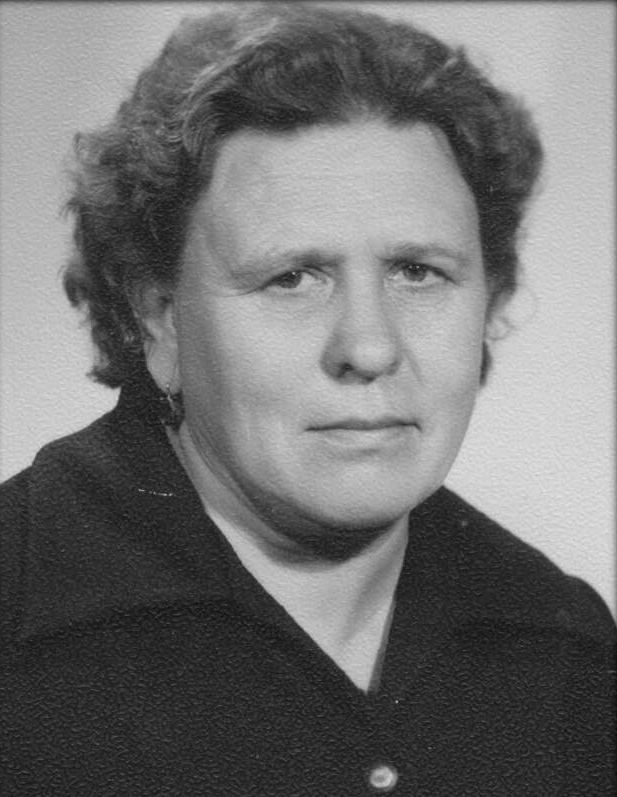
#> input picture orders/active/ORD-2026-003/source.jpg, 617 x 797 px
$ python portrait-metrics.py ../orders/active/ORD-2026-003/source.jpg
#> lines starting #> are read from the running program, lines starting #| are printed output that depends on the picture; after the words box and inside, x2 and y2 are one past the last pixel; in counts of white or black regions, pixels touching at a corner belong together
#!/usr/bin/env python3
"""Метрики портрета для гравировки — сравнимо с выходом пайплайна.

Использование:
    python3 portrait-metrics.py <путь_к_изображению>

Поддерживает: PNG, JPEG, BMP, TIFF (любой формат PIL).
Автоматически переводит в Grayscale если нужно.

Зоны определяются приблизительно по геометрии (верх/центр = лицо).
Для точных зон нужна маска лица — см. комментарий в коде.
"""

import sys
import numpy as np
from PIL import Image
from scipy.ndimage import binary_dilation


def analyze(filepath):
#> called with filepath = '../orders/active/ORD-2026-003/source.jpg'
    img = Image.open(filepath)
#> img is the input picture: PIL image 617x797 RGBA; mean R, G, B, A 114, 114, 114, 255
    if img.mode != "L":
        img = img.convert("L")
#> img: PIL image 617x797 L
    arr = np.array(img, dtype=np.float32)
    h, w = arr.shape
#> h = 797; w = 617

    print(f"Файл: {filepath}")
    print(f"Размер: {w}x{h}, режим: L")
#| Размер: 617x797, режим: L
    print()

    # Субъект: не-чёрные пиксели (порог 15 чтобы не ловить шум)
    subject = arr > 15
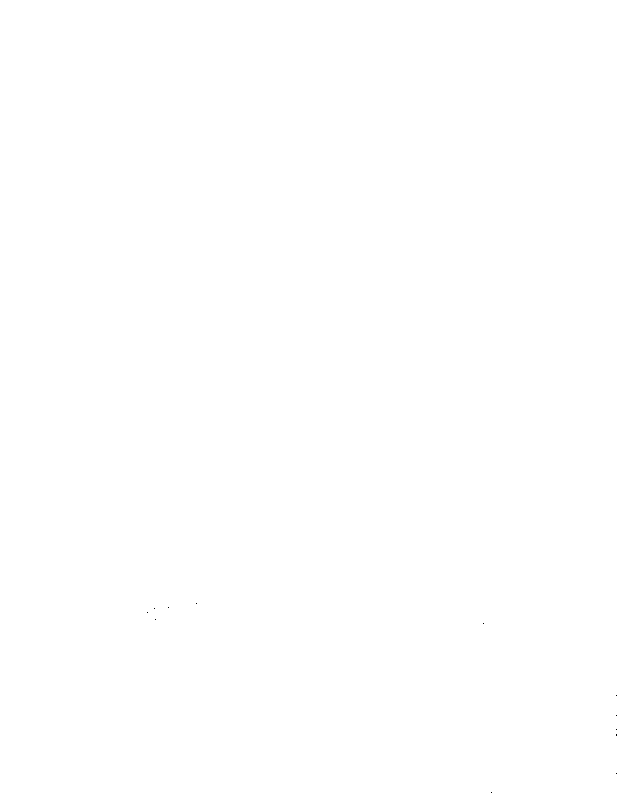
#> subject: shape (797, 617) bool; 100% white; black in thin lines or dots, all inside (x1, y1, x2, y2) = (147, 603, 617, 793)
    bg = ~subject
    subject_px = arr[subject]

    if subject.sum() == 0:
        print("ОШИБКА: не найден субъект (все пиксели < 15)")
        sys.exit(1)

    # === ЗОНЫ (геометрическая аппроксимация) ===
    # Лицо: верхние 8-40% по высоте, центральные 60% по ширине
    face_top = int(h * 0.08)
#> face_top = 63
    face_bottom = int(h * 0.40)
#> face_bottom = 318
    face_left = int(w * 0.20)
#> face_left = 123
    face_right = int(w * 0.80)
#> face_right = 493

    face_region = np.zeros_like(subject)
    face_region[face_top:face_bottom, face_left:face_right] = True
    face_region = face_region & subject
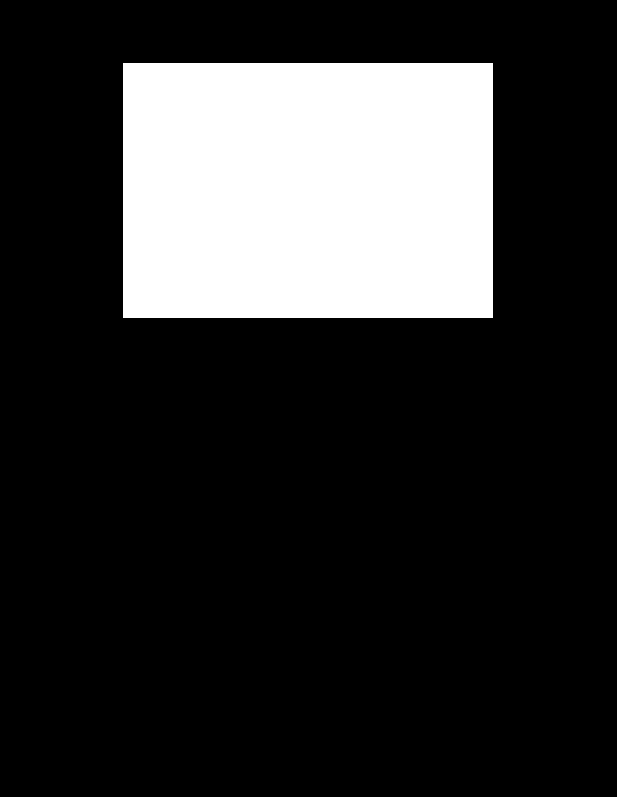
#> face_region: shape (797, 617) bool; 19.2% white; 1 white region, box (x1, y1, x2, y2) and area: (123, 63, 493, 318) 94350

    face_pixels = arr[face_region]
    if len(face_pixels) == 0:
        print("ОШИБКА: не найдены пиксели лица в ожидаемой зоне")
        sys.exit(1)

    face_median = np.median(face_pixels)
#> face_median = 126

    # face_skin: освещённая кожа (выше median - 15)
    face_skin_mask = face_region & (arr > face_median - 15)
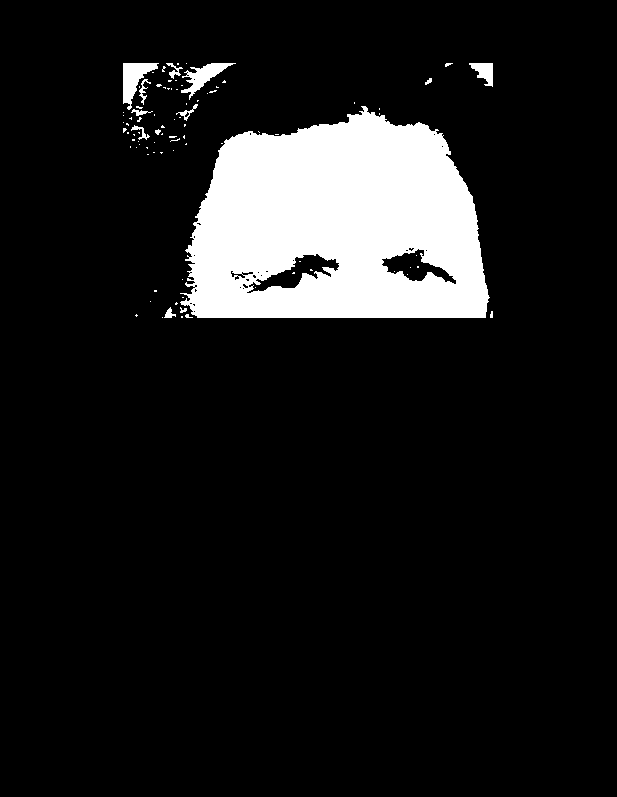
#> face_skin_mask: shape (797, 617) bool; 10.6% white; 90 white regions (77 under 20 px), largest, box (x1, y1, x2, y2) and area: (180, 106, 490, 318) 49323, (123, 63, 159, 110) 765, (181, 63, 236, 100) 667
    # face_dark: тени, борода, брови (ниже median - 15)
    face_dark_mask = face_region & (arr <= face_median - 15)
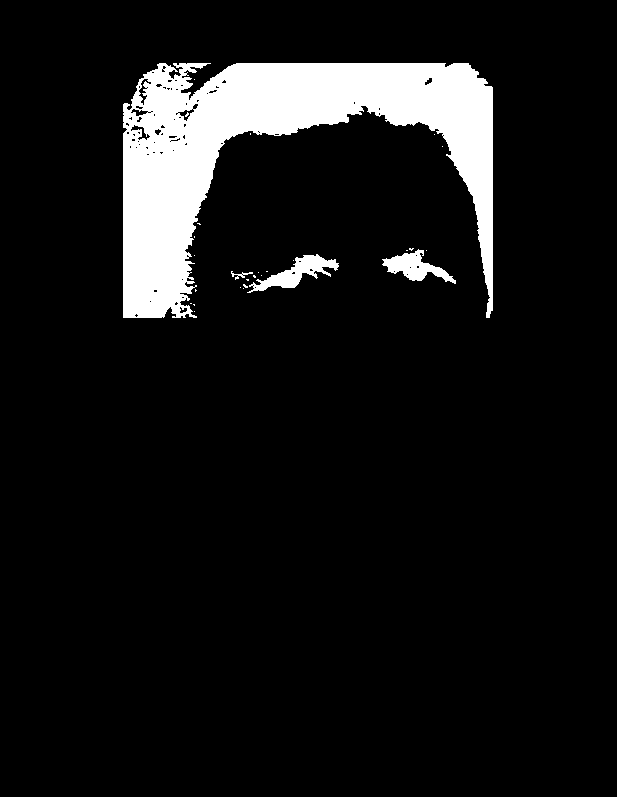
#> face_dark_mask: shape (797, 617) bool; 8.6% white; 28 white regions (24 under 20 px), largest, box (x1, y1, x2, y2) and area: (123, 63, 493, 318) 39880, (247, 254, 339, 293) 1249, (382, 249, 456, 284) 1085, (231, 271, 253, 280) 63

    # Волосы: выше зоны лица
    hair_mask = np.zeros_like(subject)
    hair_mask[0:face_top, int(w * 0.15):int(w * 0.85)] = True
    hair_mask = hair_mask & subject
#> hair_mask: shape (797, 617) bool; 5.5% white; 1 white region, box (x1, y1, x2, y2) and area: (92, 0, 524, 63) 27216

    # Одежда: ниже зоны лица
    clothes_mask = np.zeros_like(subject)
    clothes_mask[face_bottom:, :] = True
    clothes_mask = clothes_mask & subject
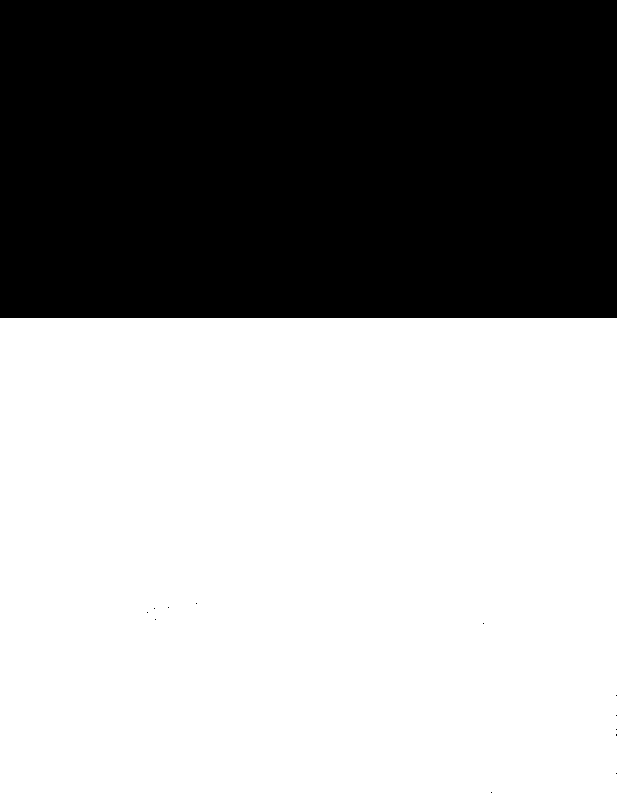
#> clothes_mask: shape (797, 617) bool; 60.1% white; 13 black regions (12 under 20 px), largest, box (x1, y1, x2, y2) and area: (0, 0, 617, 318) 196206

    # Блики: очень яркие пиксели субъекта
    highlights_mask = subject & (arr > 200)
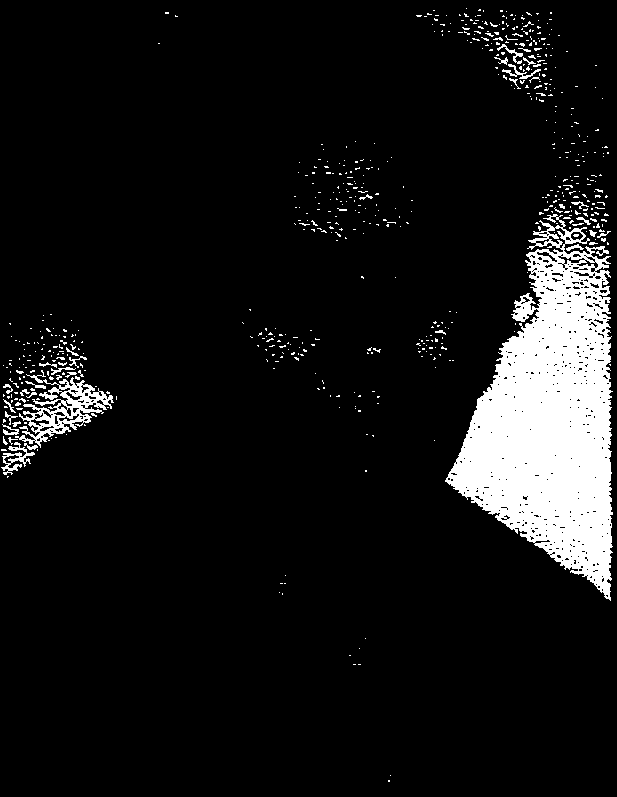
#> highlights_mask: shape (797, 617) bool; 8.5% white; 612 white regions (577 under 20 px), largest, box (x1, y1, x2, y2) and area: (445, 214, 613, 601) 35018, (15, 370, 114, 448) 2361, (1, 442, 35, 475) 372

    # === МЕТРИКИ ===
    zones = [
        ("face_skin", face_skin_mask),
        ("face_dark", face_dark_mask),
        ("clothes", clothes_mask),
        ("highlights", highlights_mask),
        ("hair", hair_mask),
    ]

    for name, mask in zones:
        px = arr[mask]
        if len(px) == 0:
            print(f"{name}: нет пикселей")
            continue
        px_int = px.astype(np.uint8)
        clipped = (px_int >= 255).sum()
        clipped_pct = 100.0 * clipped / len(px)

        print(f"  {name}:")
        print(f"    median:   {np.median(px_int):.0f}")
        print(f"    p10:      {np.percentile(px_int, 10):.0f}")
        print(f"    p90:      {np.percentile(px_int, 90):.0f}")
        print(f"    p95:      {np.percentile(px_int, 95):.0f}")
        print(f"    max:      {px_int.max()}")
        print(f"    variance: {px.var():.1f}")
        print(f"    clipped:  {clipped_pct:.2f}%")
        print()
#> this loop made 5 passes
#> name on passes 1 to 5: 'face_skin', 'face_dark', 'clothes', 'highlights', 'hair'
#> (printed output is left out)

    # === ИЕРАРХИЯ ===
    face_skin_px = arr[face_skin_mask]
    clothes_px = arr[clothes_mask]
    face_dark_px = arr[face_dark_mask]

    print("=" * 50)
    print("ИЕРАРХИЯ")
    print("=" * 50)

    if len(face_skin_px) > 0:
        fs_med = np.median(face_skin_px)
#> fs_med = 171
        print(f"  face_skin median:  {fs_med:.0f}")
#|   face_skin median:  171
    if len(clothes_px) > 0:
        cl_med = np.median(clothes_px)
#> cl_med = 54
        print(f"  clothes median:    {cl_med:.0f}")
#|   clothes median:    54
        if len(face_skin_px) > 0:
            ratio = fs_med / cl_med if cl_med > 0 else float("inf")
#> ratio = 3.17
            gap = fs_med - cl_med
#> gap = 117
            print(f"  ratio:             {ratio:.2f}x")
#|   ratio:             3.17x
            print(f"  gap:               {gap:.0f} уровней")
#|   gap:               117 уровней
            if gap > 30:
                print(f"  ✓ Лицо ярче одежды")
            else:
                print(f"  ✗ Лицо недостаточно ярче одежды (нужен gap > 30)")
    if len(face_dark_px) > 0:
        fd_med = np.median(face_dark_px)
#> fd_med = 66
        print(f"  face_dark median:  {fd_med:.0f}")
#|   face_dark median:  66
        if len(face_skin_px) > 0:
            skin_range = fs_med - fd_med
#> skin_range = 105
            print(f"  tonal range:       {skin_range:.0f}")
#|   tonal range:       105

    # === КОНТУР (rim light) ===
    print()
    print("=" * 50)
    print("КОНТУР (rim light)")
    print("=" * 50)

    edge = binary_dilation(bg, iterations=8) & subject
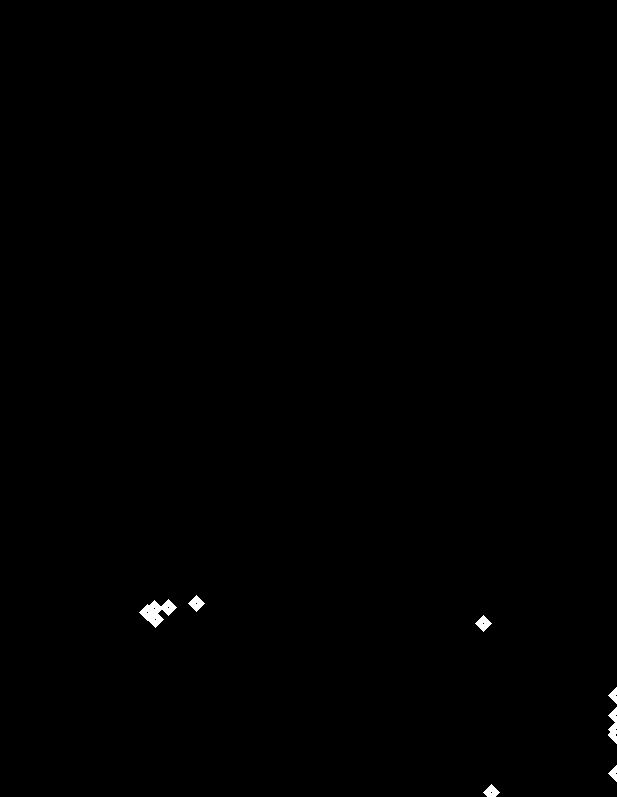
#> edge: shape (797, 617) bool; 0.26% white; 7 white regions, largest, box (x1, y1, x2, y2) and area: (139, 599, 177, 628) 502, (608, 707, 617, 744) 202, (188, 595, 205, 612) 144
    edge_px = arr[edge]
#> edge_px = 1280 values, max 71 at index 891, min 16 at index 113, mean 35.45
    if len(edge_px) > 0:
        print(f"  edge mean:   {edge_px.mean():.0f}")
#|   edge mean:   35
        print(f"  edge median: {np.median(edge_px):.0f}")
#|   edge median: 34
        if edge_px.mean() > 30:
            print(f"  ✓ Контровой свет виден")
        else:
            print(f"  ✗ Контровой свет слабый (< 30)")

    # === ТЕНИ ===
    print()
    print("=" * 50)
    print("ТЕНИ")
    print("=" * 50)

    near_zero = (subject_px < 5).sum()
#> near_zero = 0
    near_zero_pct = 100.0 * near_zero / len(subject_px)
#> near_zero_pct = 0
    print(f"  Пикселей < 5: {near_zero_pct:.2f}%")
#|   Пикселей < 5: 0.00%
    if near_zero_pct > 5:
        print(f"  ✗ Много чистого чёрного — нужен shadow noise")
    elif near_zero_pct > 1:
        print(f"  ⚠ Есть зоны около 0 — проверить нужны ли зацепки")
    else:
        print(f"  ✓ Тени не провалены в ноль")

    # === ЦЕЛЕВЫЕ ПРОВЕРКИ (impact) ===
    print()
    print("=" * 50)
    print("ЧЕКЛИСТ (impact)")
    print("=" * 50)

    checks = []

    if len(face_skin_px) > 0:
        fs_med = np.median(face_skin_px)
        fs_p95 = np.percentile(face_skin_px.astype(np.uint8), 95)
#> fs_p95 = 195
        fs_max = face_skin_px.astype(np.uint8).max()
#> fs_max = 213
        fs_clipped = (face_skin_px >= 245).sum()
#> fs_clipped = 0
        fs_clipped_pct = 100.0 * fs_clipped / len(face_skin_px)
#> fs_clipped_pct = 0

        checks.append(("face_skin median 170–215", 170 <= fs_med <= 215, f"{fs_med:.0f}"))
        checks.append(("face_skin p95 < 240", fs_p95 < 240, f"{fs_p95:.0f}"))
        checks.append(("face_skin > 245: 0%", fs_clipped_pct < 0.5, f"{fs_clipped_pct:.2f}%"))
        checks.append(("face_skin variance > 100", face_skin_px.var() > 100, f"{face_skin_px.var():.1f}"))

    if len(highlights_mask) > 0:
        hl_max = arr[highlights_mask].astype(np.uint8).max()
#> hl_max = 231
        checks.append(("highlights max ≤ 250", hl_max <= 250, f"{hl_max}"))

    if len(face_skin_px) > 0 and len(clothes_px) > 0:
        gap = np.median(face_skin_px) - np.median(clothes_px)
        checks.append(("face > clothes на 30+", gap > 30, f"gap={gap:.0f}"))

    if len(edge_px) > 0:
        checks.append(("rim light edge > 30", edge_px.mean() > 30, f"{edge_px.mean():.0f}"))

    checks.append(("тени < 5: < 5%", near_zero_pct < 5, f"{near_zero_pct:.2f}%"))

    for name, passed, value in checks:
        status = "✓" if passed else "✗"
        print(f"  {status} {name} ({value})")
#> this loop made 8 passes
#> (name, value) on passes 1 to 8: ('face_skin median 170–215', '171'), ('face_skin p95 < 240', '195'), ('face_skin > 245: 0%', '0.00%'), ('face_skin variance > 100', '587.0'), ('highlights max ≤ 250', '231'), ('face > clothes на 30+', 'gap=117'), ('rim light edge > 30', '35'), ('тени < 5: < 5%', '0.00%')
#|   ✓ face_skin median 170–215 (171)
#|   ✓ face_skin p95 < 240 (195)
#|   ✓ face_skin > 245: 0% (0.00%)
#|   ✓ face_skin variance > 100 (587.0)
#|   ✓ highlights max ≤ 250 (231)
#|   ✓ face > clothes на 30+ (gap=117)
#|   ✓ rim light edge > 30 (35)
#|   ✓ тени < 5: < 5% (0.00%)


if __name__ == "__main__":
    if len(sys.argv) < 2:
        print(f"Использование: python3 {sys.argv[0]} <путь_к_изображению>")
        sys.exit(1)
    analyze(sys.argv[1])
